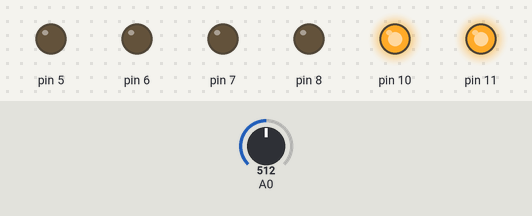
Bench run of a sketch on a simulated Arduino Uno, built with avr-gcc and run on an emulated ATmega328P. On the bench: output pins drawn as LEDs (lit = HIGH). Inputs (shaded band) come from the test bench; at power-on: A0 = 512. What the sketch prints to the serial monitor is not drawn.

Above: at 0.1 s.
Timing chart, 0 to 1.6 s (numbered marks = the images above):
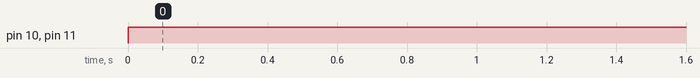

The sketch:

encoder_count.ino
```cpp
/* The code below simply counts the number of changes,
 so a disc with 8x white sections and 8x cutouts will
 provide a count of 16 per 360 degree rotation. It is
 up to you to integrate it with your code*/

int rawsensorValue = 0; // variable to store the value coming from the sensor
int sensorcount0 = 0;
int sensorcount1 = 0;
long count = 0;

void setup() {
  int i;
  for(i=5;i<=8;i++)
    pinMode(i, OUTPUT);
  Serial.begin(9600);
  int leftspeed = 255; //255 is maximum speed
  int rightspeed = 255;
}

void loop() {
  analogWrite (10,255);
  digitalWrite(12,LOW);
  analogWrite (11,255);
  digitalWrite(13,LOW);
  delay(20);
  rawsensorValue = analogRead(0);
  if (rawsensorValue < 600){ //Min value is 400 and max value is 800, so state chance can be done at 600.
    sensorcount1 = 1;
  }
  else {
    sensorcount1 = 0;
  }
  if (sensorcount1 != sensorcount0){
    count ++;
  }
  sensorcount0 = sensorcount1;
  Serial.println(count);
}
```

Measured:
- by itself, pin 10, pin 11: LOW → HIGH at 0.00 s
